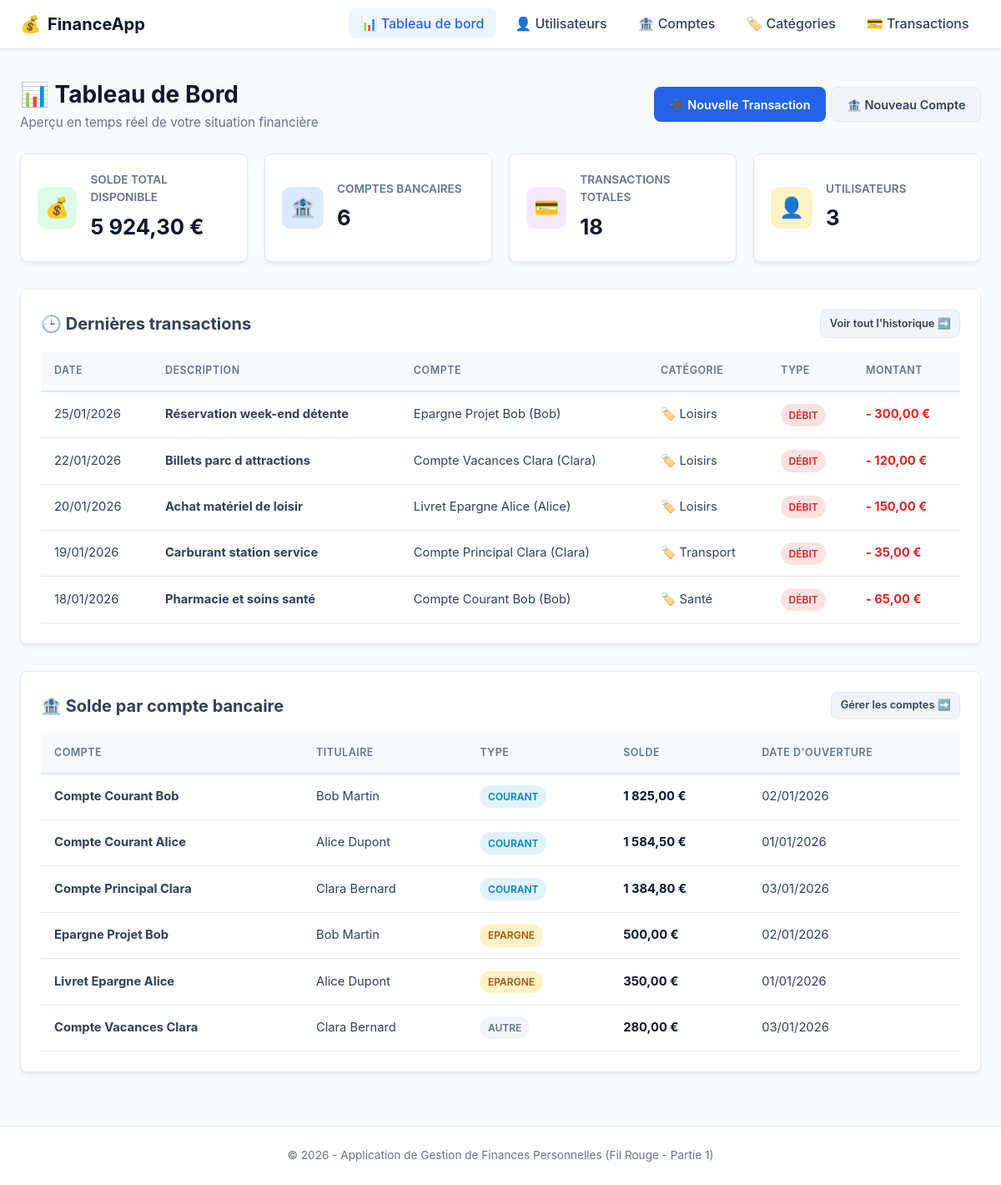
The page / on the database its author committed.
### tables this page shows
CREATE TABLE IF NOT EXISTS Transaction (
    id_transaction INT AUTO_INCREMENT PRIMARY KEY,
    id_compte INT NOT NULL,
    id_categorie INT NOT NULL,
    montant DECIMAL(10,2) NOT NULL,
    type_transaction ENUM('debit', 'credit') NOT NULL,
    description VARCHAR(255) DEFAULT NULL,
    date_transaction DATE NOT NULL,
    CONSTRAINT fk_transaction_compte
        FOREIGN KEY (id_compte)
        REFERENCES Compte_bancaire(id_compte)
        ON DELETE CASCADE,
    CONSTRAINT fk_transaction_categorie
        FOREIGN KEY (id_categorie)
        REFERENCES Categorie_depense(id_categorie)
        ON DELETE RESTRICT
);

CREATE TABLE IF NOT EXISTS Compte_bancaire (
    id_compte INT AUTO_INCREMENT PRIMARY KEY,
    id_utilisateur INT NOT NULL,
    nom_compte VARCHAR(100) NOT NULL,
    type_compte ENUM('courant', 'epargne', 'autre') NOT NULL,
    solde DECIMAL(10,2) DEFAULT 0.00,
    date_ouverture DATE NOT NULL,
    CONSTRAINT fk_compte_utilisateur
        FOREIGN KEY (id_utilisateur)
        REFERENCES Utilisateur(id_utilisateur)
        ON DELETE CASCADE
);

CREATE TABLE IF NOT EXISTS Utilisateur (
    id_utilisateur INT AUTO_INCREMENT PRIMARY KEY,
    nom VARCHAR(100) NOT NULL,
    prenom VARCHAR(100) NOT NULL,
    email VARCHAR(191) NOT NULL UNIQUE,
    mot_de_passe VARCHAR(255) NOT NULL,
    date_creation DATETIME DEFAULT CURRENT_TIMESTAMP
);

CREATE TABLE IF NOT EXISTS Categorie_depense (
    id_categorie INT AUTO_INCREMENT PRIMARY KEY,
    nom_categorie VARCHAR(100) NOT NULL,
    type ENUM('depense', 'revenu') NOT NULL,
    icone VARCHAR(50) DEFAULT NULL
);

### index.php (the view, shortened to what this page needs)
<?php
require_once __DIR__ . '/config/db.php';
$total_utilisateurs = $pdo->query("SELECT COUNT(*) FROM Utilisateur")->fetchColumn();
$total_comptes      = $pdo->query("SELECT COUNT(*) FROM Compte_bancaire")->fetchColumn();
$solde_total        = $pdo->query("SELECT COALESCE(SUM(solde), 0) FROM Compte_bancaire")->fetchColumn();
$total_transactions = $pdo->query("SELECT COUNT(*) FROM Transaction")->fetchColumn();
$sql_recent = "SELECT
                    t.*,
                    c.nom_compte,
                    cat.nom_categorie,
                    u.nom AS user_nom,
                    u.prenom AS user_prenom
               FROM Transaction t
               INNER JOIN Compte_bancaire c ON t.id_compte = c.id_compte
               INNER JOIN Utilisateur u ON c.id_utilisateur = u.id_utilisateur
               INNER JOIN Categorie_depense cat ON t.id_categorie = cat.id_categorie
               ORDER BY t.date_transaction DESC, t.id_transaction DESC
               LIMIT 5";
$recent_transactions = $pdo->query($sql_recent)->fetchAll();
$sql_comptes = "SELECT c.*, u.nom AS user_nom, u.prenom AS user_prenom
                FROM Compte_bancaire c
                INNER JOIN Utilisateur u ON c.id_utilisateur = u.id_utilisateur
                ORDER BY c.solde DESC";
$comptes_list = $pdo->query($sql_comptes)->fetchAll();
require_once __DIR__ . '/includes/header.php';
?>
<div class="page-header">
    <div>
        <h1>📊 Tableau de Bord</h1>
        <p>Aperçu en temps réel de votre situation financière</p>
    </div>
    <div class="actions-group">
        <a href="transactions/add.php" class="btn btn-primary">➕ Nouvelle Transaction</a>
        <a href="comptes/add.php" class="btn btn-secondary">🏦 Nouveau Compte</a>
    </div>
</div>
<div class="stats-grid">
    <div class="stat-card">
        <div class="stat-icon green">💰</div>
        <div class="stat-info">
            <h3>Solde total disponible</h3>
            <div class="stat-value"><?= number_format($solde_total, 2, ',', ' ') ?> €</div>
        </div>
    </div>
    <div class="stat-card">
        <div class="stat-icon blue">🏦</div>
        <div class="stat-info">
            <h3>Comptes bancaires</h3>
            <div class="stat-value"><?= $total_comptes ?></div>
        </div>
    </div>
    <div class="stat-card">
        <div class="stat-icon purple">💳</div>
        <div class="stat-info">
            <h3>Transactions totales</h3>
            <div class="stat-value"><?= $total_transactions ?></div>
        </div>
    </div>
    <div class="stat-card">
        <div class="stat-icon amber">👤</div>
        <div class="stat-info">
            <h3>Utilisateurs</h3>
            <div class="stat-value"><?= $total_utilisateurs ?></div>
        </div>
    </div>
</div>
<div class="card">
    <div style="display: flex; justify-content: space-between; align-items: center; margin-bottom: 1rem;">
        <h2 style="font-size: 1.25rem;">🕒 Dernières transactions</h2>
        <a href="transactions/list.php" class="btn btn-secondary btn-sm">Voir tout l'historique ➡️</a>
    </div>
    <div class="table-responsive">
        <table>
            <thead>
                <tr>
                    <th>Date</th>
                    <th>Description</th>
                    <th>Compte</th>
                    <th>Catégorie</th>
                    <th>Type</th>
                    <th>Montant</th>
                </tr>
            </thead>
            <tbody>
                <?php if (empty($recent_transactions)): ?>
                    <tr>
                        <td colspan="6" style="text-align: center; color: var(--text-muted); padding: 2rem;">
                            Aucune transaction enregistrée pour le moment.
                        </td>
                    </tr>
                <?php else: ?>
                    <?php foreach ($recent_transactions as $t): ?>
                        <tr>
                            <td><?= date('d/m/Y', strtotime($t['date_transaction'])) ?></td>
                            <td><strong><?= htmlspecialchars($t['description'] ?: 'Sans libellé') ?></strong></td>
                            <td><?= htmlspecialchars($t['nom_compte']) ?> (<?= htmlspecialchars($t['user_prenom']) ?>)</td>
                            <td>🏷️ <?= htmlspecialchars($t['nom_categorie']) ?></td>
                            <td>
                                <span class="badge badge-<?= htmlspecialchars($t['type_transaction']) ?>">
                                    <?= ($t['type_transaction'] === 'credit') ? 'Crédit' : 'Débit' ?>
                                </span>
                            </td>
                            <td>
                                <span class="amount-<?= htmlspecialchars($t['type_transaction']) ?>">
                                    <?= ($t['type_transaction'] === 'credit') ? '+' : '-' ?>
                                    <?= number_format($t['montant'], 2, ',', ' ') ?> €
                                </span>
                            </td>
                        </tr>
                    <?php endforeach; ?>
                <?php endif; ?>
            </tbody>
        </table>
    </div>
</div>
<div class="card">
    <div style="display: flex; justify-content: space-between; align-items: center; margin-bottom: 1rem;">
        <h2 style="font-size: 1.25rem;">🏦 Solde par compte bancaire</h2>
        <a href="comptes/list.php" class="btn btn-secondary btn-sm">Gérer les comptes ➡️</a>
    </div>
    <div class="table-responsive">
        <table>
            <thead>
                <tr>
                    <th>Compte</th>
                    <th>Titulaire</th>
                    <th>Type</th>
                    <th>Solde</th>
                    <th>Date d'ouverture</th>
                </tr>
            </thead>
            <tbody>
                <?php if (empty($comptes_list)): ?>
                    <tr>
                        <td colspan="5" style="text-align: center; color: var(--text-muted); padding: 2rem;">
                            Aucun compte bancaire configuré.
                        </td>
                    </tr>
                <?php else: ?>
                    <?php foreach ($comptes_list as $c): ?>
                        <tr>
                            <td><strong><?= htmlspecialchars($c['nom_compte']) ?></strong></td>
                            <td><?= htmlspecialchars($c['user_prenom'] . ' ' . $c['user_nom']) ?></td>
                            <td>
                                <span class="badge badge-<?= htmlspecialchars($c['type_compte']) ?>">
                                    <?= htmlspecialchars(ucfirst($c['type_compte'])) ?>
                                </span>
                            </td>
                            <td>
                                <strong style="color: <?= $c['solde'] >= 0 ? 'var(--dark)' : 'var(--danger)' ?>;">
                                    <?= number_format($c['solde'], 2, ',', ' ') ?> €
                                </strong>
                            </td>
                            <td><?= date('d/m/Y', strtotime($c['date_ouverture'])) ?></td>
                        </tr>
                    <?php endforeach; ?>
                <?php endif; ?>
            </tbody>
        </table>
    </div>
</div>
<?php
require_once __DIR__ . '/includes/footer.php';
?>

### includes/header.php (shortened to what this page needs)
<?php
if (!isset($base_path)) {
    $base_path = file_exists('config/db.php') ? '' : '../';
}
$current_page = $_SERVER['PHP_SELF'];
?>
<!DOCTYPE html>
<html lang="fr">
<head>
    <link rel="stylesheet" href="<?= $base_path ?>assets/css/style.css">
</head>
<body>
    <nav class="navbar">
        <div class="nav-container">
            <a href="<?= $base_path ?>index.php" class="logo">
                💰 <span>FinanceApp</span>
            </a>
            <ul class="nav-links">
                <li>
                    <a href="<?= $base_path ?>index.php" class="<?= (strpos($current_page, 'index.php') !== false) ? 'active' : '' ?>">
                        📊 Tableau de bord
                    </a>
                </li>
                <li>
                    <a href="<?= $base_path ?>utilisateurs/list.php" class="<?= (strpos($current_page, 'utilisateurs') !== false) ? 'active' : '' ?>">
                        👤 Utilisateurs
                    </a>
                </li>
                <li>
                    <a href="<?= $base_path ?>comptes/list.php" class="<?= (strpos($current_page, 'comptes') !== false) ? 'active' : '' ?>">
                        🏦 Comptes
                    </a>
                </li>
                <li>
                    <a href="<?= $base_path ?>categories/list.php" class="<?= (strpos($current_page, 'categories') !== false) ? 'active' : '' ?>">
                        🏷️ Catégories
                    </a>
                </li>
                <li>
                    <a href="<?= $base_path ?>transactions/list.php" class="<?= (strpos($current_page, 'transactions') !== false) ? 'active' : '' ?>">
                        💳 Transactions
                    </a>
                </li>
            </ul>
        </div>
    </nav>
    <main class="container">

### includes/footer.php (shortened to what this page needs)
    </main>
    <footer>
        <p>&copy; <?= date('Y') ?> - Application de Gestion de Finances Personnelles (Fil Rouge - Partie 1)</p>
    </footer>
</body>
</html>

### rows shown on the page
transaction: date_transaction "25/01/2026", description "Réservation week-end détente", id_compte.nom_compte "Epargne Projet Bob", utilisateur.prenom "Bob", id_categorie.nom_categorie "Loisirs", type_transaction "DÉBIT", montant "300,00"
transaction: date_transaction "22/01/2026", description "Billets parc d attractions", id_compte.nom_compte "Compte Vacances Clara", utilisateur.prenom "Clara", id_categorie.nom_categorie "Loisirs", type_transaction "DÉBIT", montant "120,00"
transaction: date_transaction "20/01/2026", description "Achat matériel de loisir", id_compte.nom_compte "Livret Epargne Alice", utilisateur.prenom "Alice", id_categorie.nom_categorie "Loisirs", type_transaction "DÉBIT", montant "150,00"
transaction: date_transaction "19/01/2026", description "Carburant station service", id_compte.nom_compte "Compte Principal Clara", utilisateur.prenom "Clara", id_categorie.nom_categorie "Transport", type_transaction "DÉBIT", montant "35,00"
transaction: date_transaction "18/01/2026", description "Pharmacie et soins santé", id_compte.nom_compte "Compte Courant Bob", utilisateur.prenom "Bob", id_categorie.nom_categorie "Santé", type_transaction "DÉBIT", montant "65,00"
compte_bancaire: nom_compte "Compte Courant Bob", id_utilisateur.nom "Bob Martin", type_compte "COURANT", solde "1 825,00", date_ouverture "02/01/2026"
compte_bancaire: nom_compte "Compte Courant Alice", id_utilisateur.nom "Alice Dupont", type_compte "COURANT", solde "1 584,50", date_ouverture "01/01/2026"
compte_bancaire: nom_compte "Compte Principal Clara", id_utilisateur.nom "Clara Bernard", type_compte "COURANT", solde "1 384,80", date_ouverture "03/01/2026"
compte_bancaire: nom_compte "Epargne Projet Bob", id_utilisateur.nom "Bob Martin", type_compte "EPARGNE", solde "500,00", date_ouverture "02/01/2026"
compte_bancaire: nom_compte "Livret Epargne Alice", id_utilisateur.nom "Alice Dupont", type_compte "EPARGNE", solde "350,00", date_ouverture "01/01/2026"
compte_bancaire: nom_compte "Compte Vacances Clara", id_utilisateur.nom "Clara Bernard", type_compte "AUTRE", solde "280,00", date_ouverture "03/01/2026"

### other values the page prints
$solde_total "5 924,30"
$total_comptes "6"
$total_transactions "18"
$total_utilisateurs "3"
